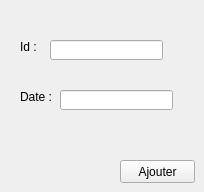
      <widget class="QWidget" name="tab_5">
       <attribute name="title">
        <string>Ajouter Evenement</string>
       </attribute>
       <widget class="QLabel" name="id">
        <property name="geometry">
         <rect>
          <x>20</x>
          <y>40</y>
          <width>47</width>
          <height>13</height>
         </rect>
        </property>
        <property name="text">
         <string>Id :</string>
        </property>
       </widget>
       <widget class="QLabel" name="datda">
        <property name="geometry">
         <rect>
          <x>20</x>
          <y>90</y>
          <width>47</width>
          <height>13</height>
         </rect>
        </property>
        <property name="text">
         <string>Date :</string>
        </property>
       </widget>
       <widget class="QLineEdit" name="id_2">
        <property name="geometry">
         <rect>
          <x>50</x>
          <y>40</y>
          <width>113</width>
          <height>20</height>
         </rect>
        </property>
       </widget>
       <widget class="QPushButton" name="ajouter">
        <property name="geometry">
         <rect>
          <x>120</x>
          <y>160</y>
          <width>75</width>
          <height>23</height>
         </rect>
        </property>
        <property name="text">
         <string>Ajouter</string>
        </property>
       </widget>
       <widget class="QLineEdit" name="Date">
        <property name="geometry">
         <rect>
          <x>60</x>
          <y>90</y>
          <width>113</width>
          <height>20</height>
         </rect>
        </property>
       </widget>
      </widget>
